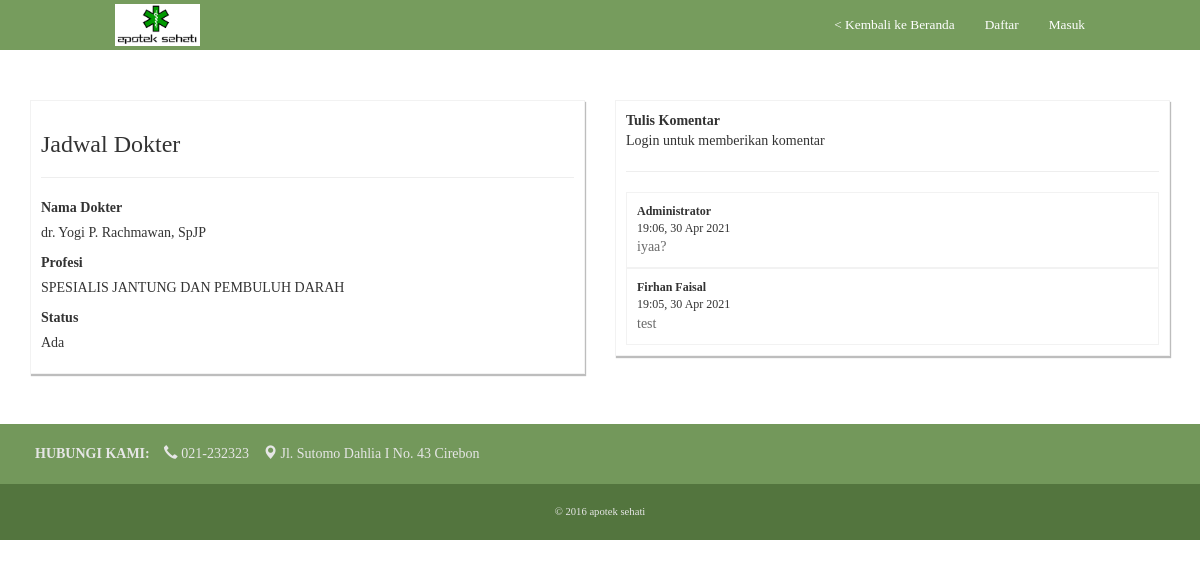
The page /main/jadwal/2 on the database its author committed.
### tables this page shows
CREATE TABLE `dokter` (
  `id` int(11) NOT NULL,
  `nama_dokter` varchar(100) NOT NULL,
  `profesi` varchar(100) NOT NULL,
  `status` varchar(20) NOT NULL
);

CREATE TABLE `comment` (
  `id` int(11) NOT NULL,
  `user_id` int(11) NOT NULL,
  `text` varchar(255) NOT NULL,
  `created_at` varchar(50) NOT NULL,
  `dokter_id` int(11) NOT NULL,
  `is_admin` smallint(6) NOT NULL DEFAULT 0
);

CREATE TABLE `user` (
  `id` int(11) NOT NULL,
  `email` varchar(255) NOT NULL,
  `full_name` varchar(255) NOT NULL,
  `created_at` timestamp NOT NULL DEFAULT current_timestamp() ON UPDATE current_timestamp(),
  `password` varchar(100) NOT NULL,
  `is_active` smallint(6) NOT NULL DEFAULT 0,
  `request_reset_password` varchar(50) DEFAULT NULL
);

### application/controllers/Main.php (called while the page is built, shortened)
<?php
class Main extends MY_Controller {
	private $data;
	public function __construct(){
		$this->load->helper('url');
		$this->load->model('Slider_m');
		$this->load->model('Pekerjaan_m');
		$this->load->model('Profil_m');
		$this->load->model('Foto_m');
		$this->load->model('Dokter_m');
	}
	public function jadwal($dokterId){
		$this->data['reset_nav'] = true;
		$this->data['dokter'] = $this->db->query('SELECT * FROM dokter WHERE id='.$dokterId)->row_array();
		$this->data['comments'] = $this->db->query('SELECT comment.*, comment.created_at AS comment_date, user.full_name AS full_name FROM comment LEFT JOIN user ON user.id=comment.user_id WHERE dokter_id='.$dokterId.' ORDER BY comment.id DESC')->result_array();
		$this->load->view('layouts/header', $this->data);
		$this->load->view('jadwal_page', $this->data);
		$this->load->view('layouts/footer');
	}
}

### index.php (called while the page is built, shortened)
<?php
require_once BASEPATH.'core/CodeIgniter.php';

### application/views/jadwal_page.php (the view, shortened to what this page needs)
<div class="container" style="margin-top:100px;">
	<div class="row">
		<div class="col-sm-12 col-md-6">
			<div class="box">
				<h3>Jadwal Dokter</h3>
				<hr/>
				<div class="pre_label">
					<label>Nama Dokter</label>
					<div class="value">
						<?php echo $dokter['nama_dokter']; ?>
					</div>
				</div>
				<div class="pre_label">
					<label>Profesi</label>
					<div class="value">
						<?php echo $dokter['profesi']; ?>
					</div>
				</div>
				<div class="pre_label">
					<label>Status</label>
					<div class="value">
						<?php echo $dokter['status']; ?>
					</div>
				</div>
			</div>
		</div>
		<div class="col-sm-12 col-md-6">
			<div class="box">
				<b>Tulis Komentar</b>
				<?php if($this->session->has_userdata('id_user')){ ?>
				<form action="<?php echo site_url('/main/post_comment/'.$dokter['id']); ?>" method="post">
					<textarea name="comment" class="form-control" maxlength="200" placeholder="Tuliskan Komentar Anda.." required></textarea>
					<button type="submit" class="btn btn-sm btn-primary" style="margin-top:10px;">Post</button>
				</form>
				<?php }else{ ?>
				<br/>
				Login untuk memberikan komentar
				<?php } ?>
				<hr/>
				<?php
				if(count($comments) > 0){
					foreach($comments as $comment){
						?>
						<div class="comment_container">
							<div class="comment_info">
								<div class="name">
									<?php echo $comment['is_admin'] ? 'Administrator' : $comment['full_name']; ?>
								</div>
								<div class="date">
									<?php echo date("H:i, d M Y", strtotime($comment['comment_date'])); ?>
								</div>
							</div>
							<div class="comment_text">
								<?php echo $comment['text']; ?>
							</div>
						</div>
						<?php
					}
				}else{
					echo '<center style="color:#bdbdbd">Tidak ada komentar</center>';
				}
				?>
			</div>
		</div>
	</div>
</div>

### assets/css/style.css (style rules this page uses)
body { background-color:#fff;font-family:Verdana }

### application/views/jadwal_page.php (style rules this page uses)
.box { background-color:#fff; padding:10px; border:1px solid #f2f2f2; box-shadow:1px 2px 1px #bdbdbd; }
.pre_label { margin-bottom:10px; }
.comment_container { border:1px solid #f2f2f2; padding:10px; }
.comment_container > .comment_info { font-size:9pt; }
.comment_container > .comment_info > .name { font-weight:bold; }
.comment_text { color:#696969; }

### rows shown on the page
dokter: nama_dokter "dr. Yogi P. Rachmawan, SpJP", profesi "SPESIALIS JANTUNG DAN PEMBULUH DARAH", status "Ada"
comment: is_admin "Administrator", created_at "19:06, 30 Apr 2021", text "iyaa?"
comment: user.full_name "Firhan Faisal", created_at "19:05, 30 Apr 2021", text "test"
